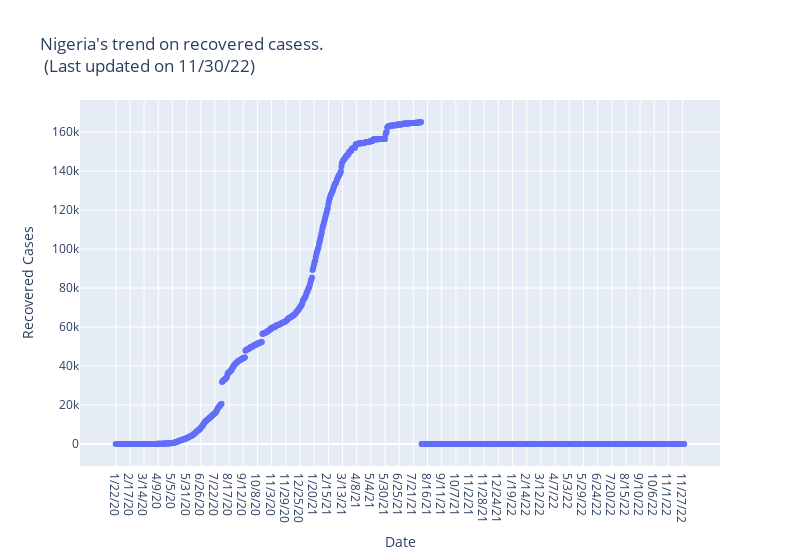

The notebook cell saved with this chart:
### Markdown cell above
#### Trend of Recovered Case

### Code cell
# Visualizing the trend of recovered cases over time using Plotly
def recoveredCases_trend(name):
    x_data = recovered_df.iloc[:, 5:].columns
    y_data = recovered_df[recovered_df['country'] == name].iloc[:,5:].sum(axis=0)
    
    fig = go.Figure()
    fig.add_trace(go.Scatter(x=x_data, y=y_data,
                    mode='markers',
                    name='markers'))

    fig.update_layout(
        title=str(name) +"'s trend on recovered casess. <br> (Last updated on "+(recovered_df.columns)[-1]+")",
        xaxis_title="Date",
        yaxis_title="Recovered Cases",
        width = 800
        )

    fig.show()
    
    
interact(recoveredCases_trend, name='Nigeria')
ipywLayout = widgets.Layout()
ipywLayout.display='none'

### Figure 1 — Plotly figure (JSON) as saved in the notebook; plotly's stock layout.template omitted (floating-point values rounded to 4 significant figures; data arrays with more than 128 entries replaced by an {"elided": "..."} marker saying what was removed)
{"data": [{"mode": "markers", "name": "markers", "type": "scatter", "x": {"elided": "1044 str values"}, "y": {"elided": "1044 int values"}}], "layout": {"title": {"text": "Nigeria's trend on recovered casess. <br> (Last updated on 11/30/22)"}, "width": 800, "xaxis": {"title": {"text": "Date"}}, "yaxis": {"title": {"text": "Recovered Cases"}}}}
